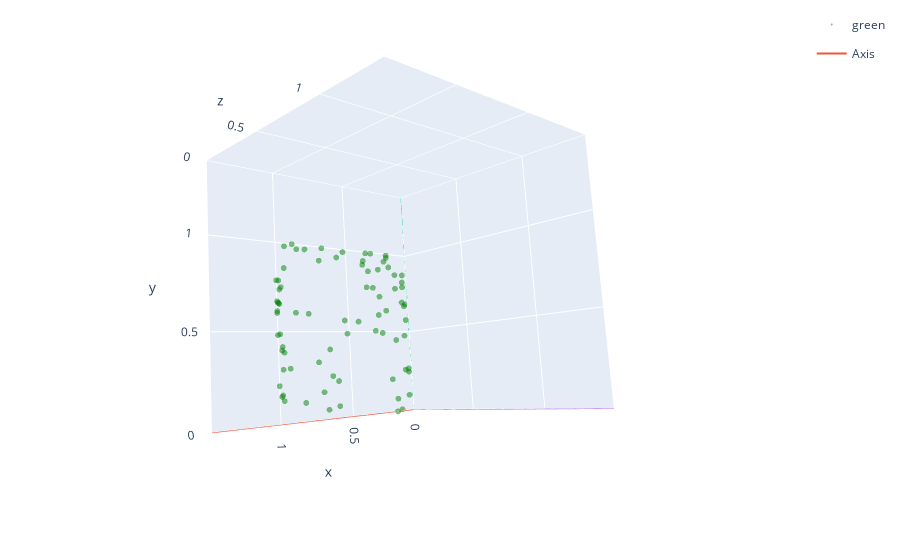

Source (notebook cell):
### Markdown cell above
# Create Viewpoints

We need to create viewpoints from the ground truth point cloud. We can do this in two ways. For testing the scalability, we use viewpoint generation pipeline which create `n_viewpoints` viewpoints where each point is visible at `n_points_visible` viewpoints. Alternatively using `get_raytracing(points, n_viewpoints)`, we can apply raytracing and get the viewpoints from that algorithm.

In this example, we create 5 viewpoints where each point is visible from 3 viewpoints.

### Code cell
labeled_perspectives = get_all_viewpoints(points, 5, 3)
# labeled_perspectives = get_raytracing(points, 5)

plot_3D([add_col(remove_ids(labeled_perspectives[0]))]).show()

### Figure 1 — Plotly figure (JSON) as saved in the notebook; plotly's stock layout.template omitted (floating-point values rounded to 4 significant figures)
{"data": [{"legendgroup": "green", "marker": {"color": "green", "opacity": 0.5, "size": 2, "symbol": "circle"}, "mode": "markers", "name": "green", "showlegend": true, "type": "scatter3d", "x": [0.9892, 0.985, 0.293, 0.02383, 0.424, 0.3267, 0.9473, 0.9999, 0.649, 0.9717, 0.1906, 0.8316, 0.3411, 0.7029, 0.0517, 0.232, 0.8887, 0.9857, 0.1036, 0.3443, 0.1688, 0.5308, 0.7321, 0.5144, 0.03144, 0.03338, 0.5222, 0.152, 0.976, 0.5946, 0.1406, 0.3641, 0.02618, 0.6729, 0.9624, 0.9801, 0.9985, 0.04425, 0.1012, 0.5942, 0.0234, 0.2425, 0.9409, 0.7905, 0.03913, 0.2993, 0.8019, 0.9868, 0.0235, 0.1196, 1.0, 0.9717, 0.1309, 0.2417, 0.1009, 0.1912, 0.9257, 0.2884, 0.9819, 0.05176, 0.6354, 0.8588, 0.9993, 0.03462, 0.1687, 1, 0.168, 0.9716, 0.2561, 0.5722, 0.9716, 0.9954, 0.9999, 0.3709, 0.03983, 0.6804, 0.8774, 0.9863, 0.7037], "y": [0.6589, 0.6535, 0.7759, 0.5761, 0.562, 0.8788, 0.8577, 0.4816, 0.397, 0.748, 0.9502, 0.1036, 0.9926, 0.1541, 0.6907, 0.4926, 1, 0.4866, 0.7793, 0.7772, 0.9922, 0.5675, 0.3247, 0.4886, 0.09561, 0.6663, 0.9853, 0.9158, 0.397, 0.2119, 0, 0.9418, 0.2627, 0.05295, 0.3853, 0.1541, 0.6687, 0.4747, 0.8685, 0.06783, 0.2426, 0.8951, 0.9829, 0.6025, 0.7917, 0.9935, 0.9768, 0.7848, 0.6801, 0.4468, 0.2053, 0.4162, 0.07836, 0.722, 0.009776, 0.6336, 0.2962, 0.5056, 0.7349, 0.2566, 0.2425, 0.973, 0.6139, 0.8705, 0.2012, 0.7854, 0.9767, 0.1238, 0.6049, 0.9477, 0.2922, 0.6608, 0.6037, 0.9171, 0.8231, 0.9945, 0.6072, 0.1465, 0.9186], "z": [0, 0, 0, 0, 0, 0, 0, 0, 0, 0, 0, 0, 0, 0, 0, 0, 0, 0, 0, 0, 0, 0, 0, 0, 0, 0, 0, 0, 0, 0, 0, 0, 0, 0, 0, 0, 0, 0, 0, 0, 0, 0, 0, 0, 0, 0, 0, 0, 0, 0, 0, 0, 0, 0, 0, 0, 0, 0, 0, 0, 0, 0, 0, 0, 0, 0, 0, 0, 0, 0, 0, 0, 0, 0, 0, 0, 0, 0, 0]}, {"legendgroup": "axis", "mode": "lines", "name": "Axis", "showlegend": true, "type": "scatter3d", "x": [0, 1.4], "y": [0, 0], "z": [0, 0]}, {"legendgroup": "axis", "mode": "lines", "name": "Axis", "showlegend": false, "type": "scatter3d", "x": [0, 0], "y": [0, 1.4], "z": [0, 0]}, {"legendgroup": "axis", "mode": "lines", "name": "Axis", "showlegend": false, "type": "scatter3d", "x": [0, 0], "y": [0, 0], "z": [1.4, 0]}], "layout": {"autosize": true, "margin": {"b": 10, "l": 10, "r": 10, "t": 10}, "scene": {"aspectmode": "cube", "aspectratio": {"x": 1, "y": 1, "z": 1}, "camera": {"center": {"x": 0, "y": 0, "z": 0}, "eye": {"x": 1.621, "y": -0.3368, "z": -1.683}, "projection": {"type": "perspective"}, "up": {"x": 0.05419, "y": 0.9879, "z": -0.1455}}, "xaxis": {"nticks": 4, "range": [0, 1.4], "type": "linear"}, "yaxis": {"nticks": 4, "range": [0, 1.4], "type": "linear"}, "zaxis": {"nticks": 4, "range": [1.4, 0], "type": "linear"}}}}
